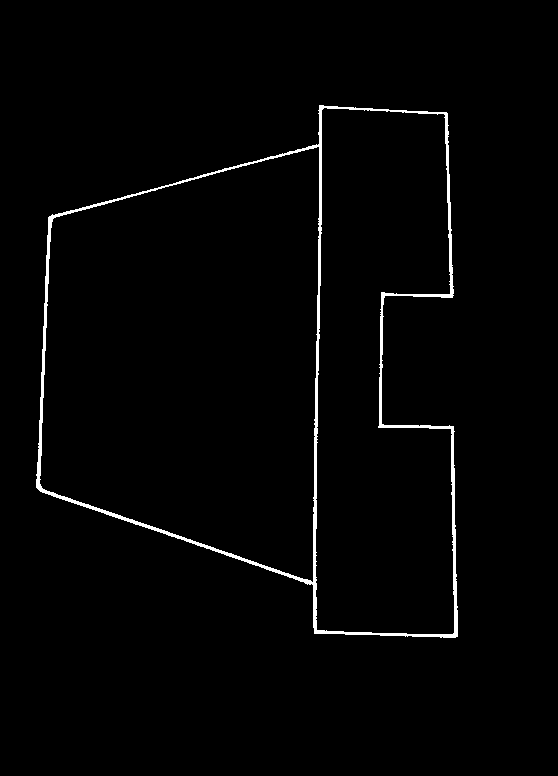
#> input picture Project Romero/mask/img/bp_fig2.png, 558 x 776 px
$ python coordinates.py   (Python 2 division)
#> lines starting #> are read from the running program, lines starting #| are printed output that depends on the picture; after the words box and inside, x2 and y2 are one past the last pixel; in counts of white or black regions, pixels touching at a corner belong together
import cv2
import numpy as np
import json

def middle(num1,num2, cf):
	num = ((num1 + num2) / 2) + cf
	return num

def fourth(num1,num2, cf):
	num = ((num1 + num2) / 4) + cf
	return num

filename = 'img/bp_fig2.png'
img = cv2.imread(filename)
#> img is the input picture: shape (776, 558, 3); 1.6% white; 1 white region, box (x1, y1, x2, y2) and area: (36, 105, 458, 638) 7083
gray = cv2.cvtColor(img,cv2.COLOR_BGR2GRAY)
gray = np.float32(gray)
dst = cv2.cornerHarris(gray,9,11,0.05)
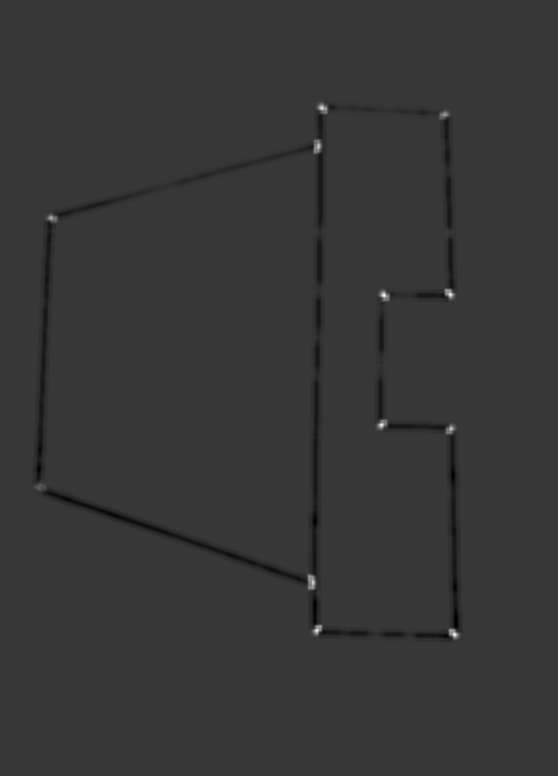
#> dst: shape (776, 558) float32; min -1.61e+16, max 5.74e+16, mean -2.2e+14; drawn with min black and max white
ret, dst = cv2.threshold(dst,0.1*dst.max(),255,0)
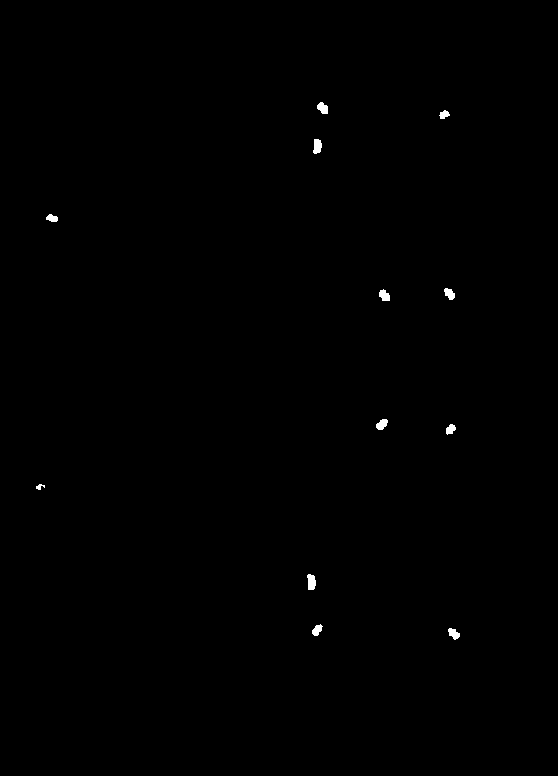
#> dst: shape (776, 558) float32; 0.23% white; 12 white regions, largest, box (x1, y1, x2, y2) and area: (307, 574, 316, 590) 115, (313, 139, 322, 154) 106, (317, 102, 328, 114) 95
#> ret = 5.74e+15
dst = np.uint8(dst)
ret, labels, stats, centroids = cv2.connectedComponentsWithStats(dst)
#> labels: shape (776, 558) int32; 13 distinct labels, from 0 to 12
#> ret = 13; stats = 13 rows, first 6: [0, 0, 558, 776, 432005], [317, 102, 11, 12, 95], [439, 110, 11, 9, 64], [313, 139, 9, 15, 106], [46, 214, 12, 8, 69], [379, 289, 11, 12, 95]; centroids = 13 rows, first 8: [278.3, 387.6], [322.4, 107.7], [443.8, 114.2], [316.9, 145.9], [51.7, 217.8], [384, 295.1], [449.1, 293.3], [381.5, 424]
criteria = (cv2.TERM_CRITERIA_EPS + cv2.TERM_CRITERIA_MAX_ITER, 100, 0.001)
corners = cv2.cornerSubPix(gray,np.float32(centroids),(5,5),(-1,-1),criteria)
#> corners = 13 rows, first 8: [278.3, 387.6], [320.5, 105.4], [446.2, 112.5], [320.3, 144.3], [50.58, 215.8], [381.6, 292.3], [451.9, 296.6], [379.1, 426.3]
#for i in range(1, len(corners)):
#    print(corners[i])
img[dst>0.1*dst.max()]=[0,0,255]
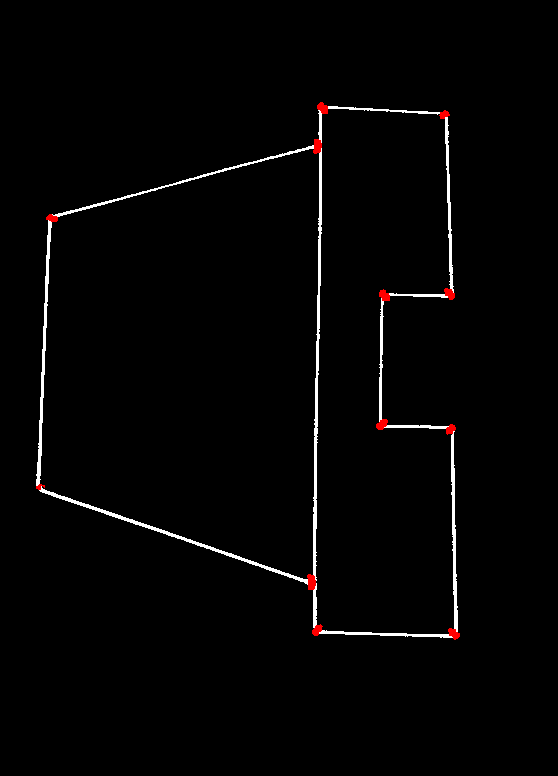
#> img: shape (776, 558, 3); 0.23% of pixels changed, all inside (x1, y1, x2, y2) = (36, 102, 460, 640)
# [5 lines of commented-out code are left out]

corners_len = len(corners)
#> corners_len = 13
lines = []

#corner = corners[1]
#print(corner[1])

for b in range(-5,5):
	for i in range(1, len(corners)):
    		corner = (corners[i])
    		for j in range(i+1, len(corners)):
    			x = int(round(middle(corner[0],corners[j][0],b)))
			y = int(round(middle(corner[1],corners[j][1],b)))
			x1 = int(round(middle(corner[0],x,b)))
			y1 = int(round(middle(corner[1],y,b)))
			x2 = int(round(middle(x,corners[j][0],b)))
			y2 = int(round(middle(y,corners[j][1],b)))
			if(img[y][x][2] != 0 and img[y1][x1][2] != 0 and img[y2][x2][2] != 0):
				x1 = int(round(corner[0]))
				y1 = int(round(corner[1]))
				x2 = int(round(corners[j][0]))
				y2 = int(round(corners[j][1]))
				lines.append([x1,y1,x2,y2])
#> this loop made 10 passes

lines_f = []
for b in range(-3,3):
	for i in range(1, len(corners)):
    		corner = (corners[i])
    		for j in range(i+1, len(corners)):
			x = int(round(middle(corner[0],corners[j][0],b)))
			y = int(round(middle(corner[1],corners[j][1],b)))
			x1 = int(round(middle(x,corners[j][0],b)))
			y1 = int(round(middle(y,corners[j][1],b)))
			if(img[y][x][2] != 0 and img[y1][x1][2] != 0):
				x1 = int(round(corner[0]))
				y1 = int(round(corner[1]))
				x2 = int(round(corners[j][0]))
				y2 = int(round(corners[j][1]))
				lines_f.append([x1,y1,x2,y2])

# [9 lines of commented-out code are left out]


def tuples(A):
    try: return tuple(tuples(a) for a in A)
    except TypeError: return A
b = set(tuples(lines))
c = set(tuples(lines_f))
print(len(b))
#| 15
print(len(c))
#| 18


l = []
for z in range(0, len(b)):
	l.append(b.pop())
#> this loop made 15 passes

data = json.dumps({'lines' : l})
print(data)
#> (printed output is left out)
file = open("data/data.json", "w")
file.write(data)
file.close()


# [28 lines of commented-out code are left out]


cv2.imshow('image', img)
cv2.waitKey(0)
#cv2.destroyAllWindows
